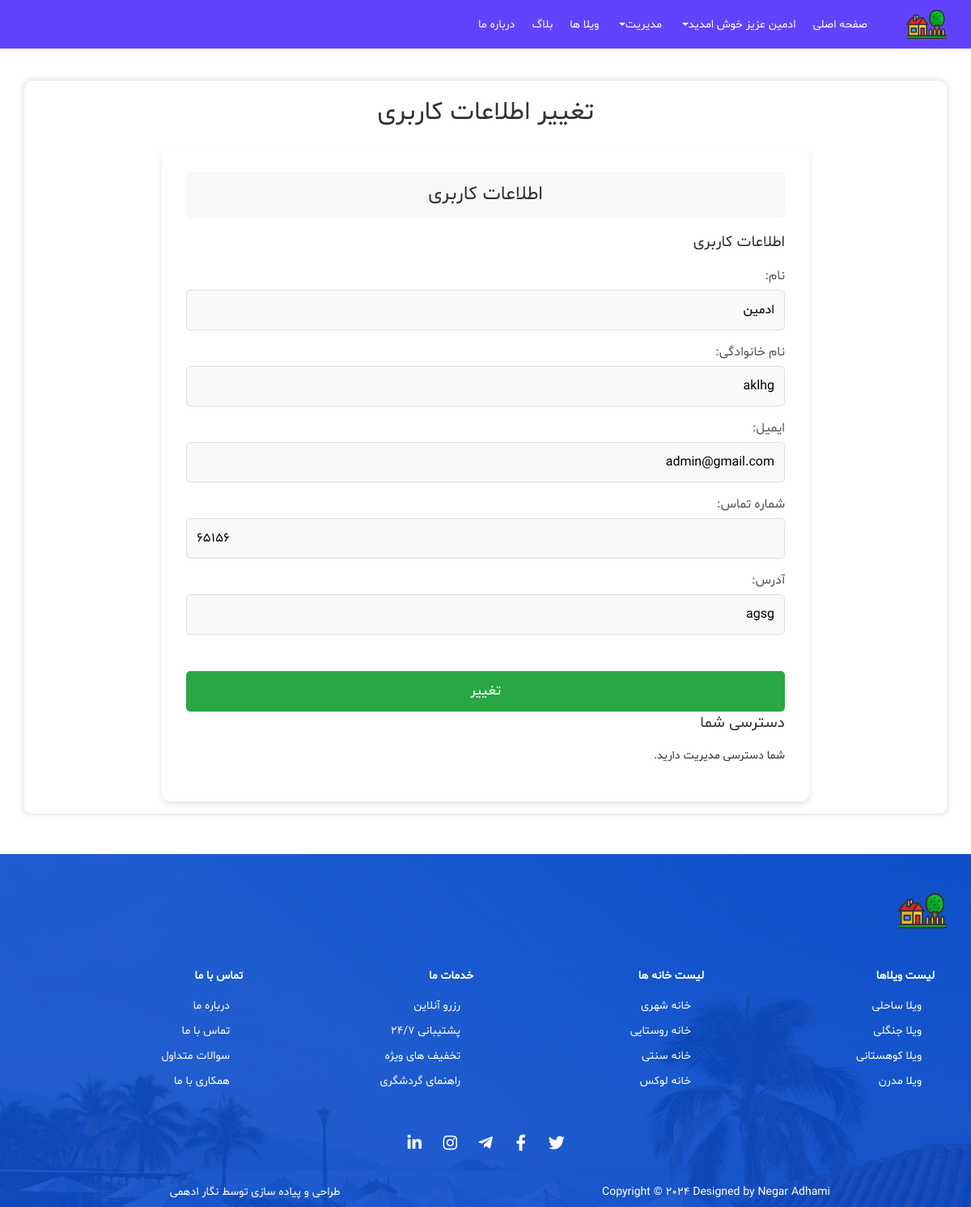
The app's page /user_info/ (signed in), older data.
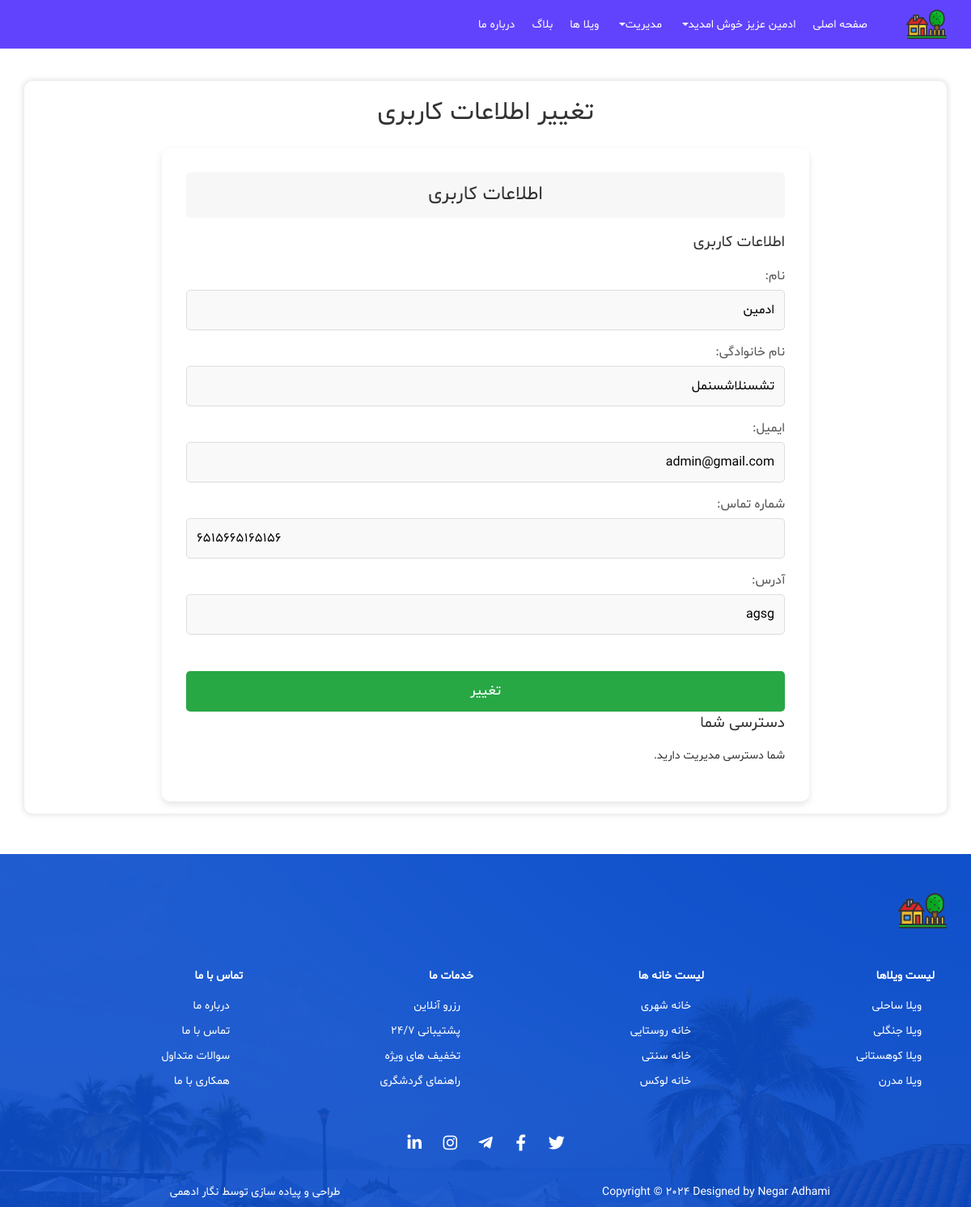
The same page, newer data.
### users/models.py (models this page shows)
class User(AbstractUser):
    ROLES = ((1, 'Admin'), (2, 'Host'), (3, 'Passenger'))
    role = models.IntegerField(choices=ROLES, default=3)
    phonenumber = models.CharField(max_length=15, blank=True, null=True)
    address = models.TextField(blank=True, null=True)
    role_change_requested = models.BooleanField(default=False)
    is_active = models.BooleanField(default=True)
    objects = UserManager()

### users/views.py (the view)
# urls.py: path('user_info/', views.user_info, name='user_info'),
@login_required
def user_info(request):
    if request.method == 'POST':
        if 'update_profile' in request.POST:
            user_form = UserInfoForm(request.POST, instance=request.user)
            if user_form.is_valid():
                user_form.save()
                messages.success(request, 'اطلاعات کاربری شما با موفقیت تغییر یافت.')
                return redirect('user_info')
        elif 'request_role_change' in request.POST:
            request.user.role_change_requested = True
            request.user.save()
            messages.success(request, 'درخواست میزبانی شما با موفقیت ارسال گردید.')
            return redirect('user_info')
    else:
        user_form = UserInfoForm(instance=request.user)
    return render(request, 'users/user_info.html', {
        'user_form': user_form,
    })

### users/forms.py
class UserInfoForm(forms.ModelForm):
    class Meta:
        model = User
        fields = ['first_name', 'last_name', 'email', 'phonenumber', 'address']
        error_messages = {
            'first_name': {
                'required': 'نام الزامی است.',
                'invalid': 'نام معتبر وارد کنید.',
            },
            'last_name': {
                'required': 'نام خانوادگی الزامی است.',
                'invalid': 'نام خانوادگی معتبر وارد کنید.',
            },
            'email': {
                'required': 'ایمیل الزامی است.',
                'invalid': 'لطفاً یک ایمیل معتبر وارد کنید.',
            },
            'phonenumber': {
                'required': 'شماره تلفن الزامی است.',
                'invalid': 'شماره تلفن معتبر وارد کنید.',
            },
            'address': {
                'required': 'آدرس الزامی است.',
                'invalid': 'آدرس معتبر وارد کنید.',
            },
        }

### templates/users/user_info.html (shortened to what this page needs)
{% extends 'base.html' %}
{% block content %}
<section class="container content content-box">
    <h2 class="page-title">تغییر اطلاعات کاربری</h2>
    <div class="row mtop-2">
        <div class="col-md-10 col-sm-9 content-wrapper">
            <div class="tab-content" id="v-pills-tabContent">
                <div class="tab-pane fade show active" id="v-pills-home" role="tabpanel"
                    aria-labelledby="v-pills-home-tab">
                    <p class="section-header">اطلاعات کاربری</p>
                    <form method="post" class="user-info-form">
                        <fieldset class="form-section">
                            <legend>اطلاعات کاربری</legend>
                            <div class="form-input">
                                <label for="id_first_name" class="form-label">نام:</label>
                                <input class="input-field" type="text" name="first_name" id="id_first_name" value="{{ user_form.first_name.value }}" required>
                            </div>
                            <div class="form-input">
                                <label for="id_last_name" class="form-label">نام خانوادگی:</label>
                                <input class="input-field" type="text" name="last_name" id="id_last_name" value="{{ user_form.last_name.value }}" required>
                            </div>
                            <div class="form-input">
                                <label for="id_email" class="form-label">ایمیل:</label>
                                <input class="input-field" type="email" name="email" id="id_email" value="{{ user_form.email.value }}" required>
                            </div>
                            <div class="form-input">
                                <label for="id_phonenumber" class="form-label">شماره تماس:</label>
                                <input class="input-field" type="tel" name="phonenumber" id="id_phonenumber" value="{{ user_form.phonenumber.value }}" required>
                            </div>
                            <div class="form-input">
                                <label for="id_address" class="form-label">آدرس:</label>
                                <input class="input-field" type="text" name="address" id="id_address" value="{{ user_form.address.value }}" required>
                            </div>
                        </fieldset>
                        <button type="submit" name="update_profile" class="btn-submit">تغییر</button>
                    </form>
                    <fieldset>
                        <legend>دسترسی شما</legend>
                        {% if user.role == 1 %}
                            <p>شما دسترسی مدیریت دارید.</p>
                        {% elif user.role == 2 %}
                            <p>شما دسترسی میزبانی دارید</p>
                        {% elif user.role == 3 %}
                            <p>شما دسترسی مسافر دارید</p>
                        {% endif %}
                    </fieldset>
                </div>
            </div>
        </div>
    </div>
</section>
{% endblock %}

### templates/includes/header.html (shortened to what this page needs)
{% load static %}
<header>
    <nav class="navbar navbar-expand-lg fixed-top p-0 header-nav">
        <div class="container">
            <a class="navbar-brand p-0 m-0" href="#">
                <img src="{% static 'images/logo.svg' %}" alt="ویلا">
            </a>
            <div class="collapse navbar-collapse" id="navbarSupportedContent">
                <ul class="navbar-nav">
                    <li class="nav-item">
                        <a class="nav-link active" href="{% url 'home' %}" title="صفحه اصلی">صفحه اصلی</a>
                    </li>
                    {% if user.is_authenticated %}
                        <li class="nav-item dropdown">
                            <a class="nav-link dropdown-toggle d-flex align-items-center" href="#" id="navbarDropdown"
                                role="button" data-toggle="dropdown" aria-haspopup="true" aria-expanded="false"
                                title="سوییت ها">
                                {{ user.first_name }} عزیز خوش امدید
                            </a>
                        </li>
                        {% if user.is_superuser %}
                            <li class="nav-item dropdown">
                                <a class="nav-link dropdown-toggle d-flex align-items-center" href="#" id="navbarDropdown1"
                                    role="button" data-toggle="dropdown" aria-haspopup="true" aria-expanded="false"
                                    >
                                    مدیریت
                                </a>
                            </li>
                        {% endif %}
                    {% endif %}
                    <li class="nav-item">
                        <a class="nav-link" href="{% url 'house_list' %}" title="ویلا ها">ویلا ها</a>
                    </li>
                    <li class="nav-item">
                        <a class="nav-link" href="{% url 'article' %}" title="بلاگ">بلاگ</a>
                    </li>
                    <li class="nav-item">
                        <a class="nav-link" href="{% url 'about_us' %}" title="درباره ما">درباره ما</a>
                    </li>
                </ul>
            </div>
        </div>
    </nav>
</header>

Row changes from the older to the newer data that the page shows:
changed User "ادمین": last_name "aklhg" → "تشسنلاشسنمل"; phonenumber "65156" → "6515665165156"
